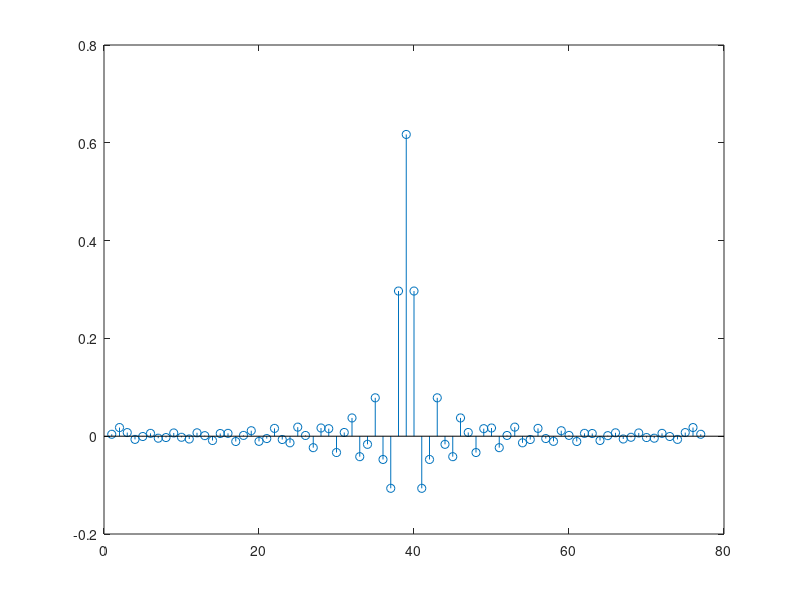
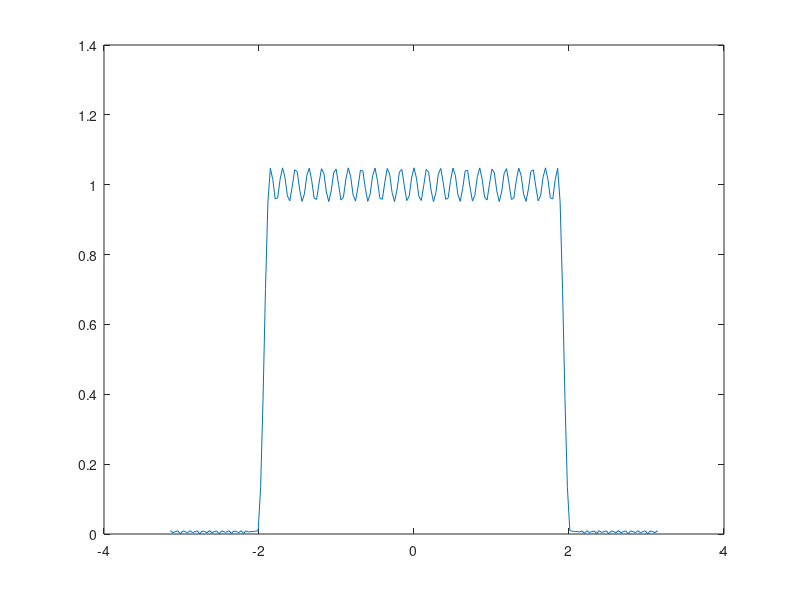

Recreate these plots in MATLAB, in order.
% Designing an FIR filter via optimization with firpm

%% 
fs = 10000;
f = [0.6*fs/2, 0.64*fs/2];
a = [1, 0];
dev = [0.05, 0.01];
[n, fo, ao, w] = firpmord(f, a, dev, fs);
b = firpm(n+1, fo, ao, w);
%% 
figure;
stem(b);
%% 
ww = -pi:pi/100:pi;
H = freqz(b, 1, ww);
figure;
plot(ww, abs(H));
%% 
slope = -(length(b)-1)/2;
disp(slope);